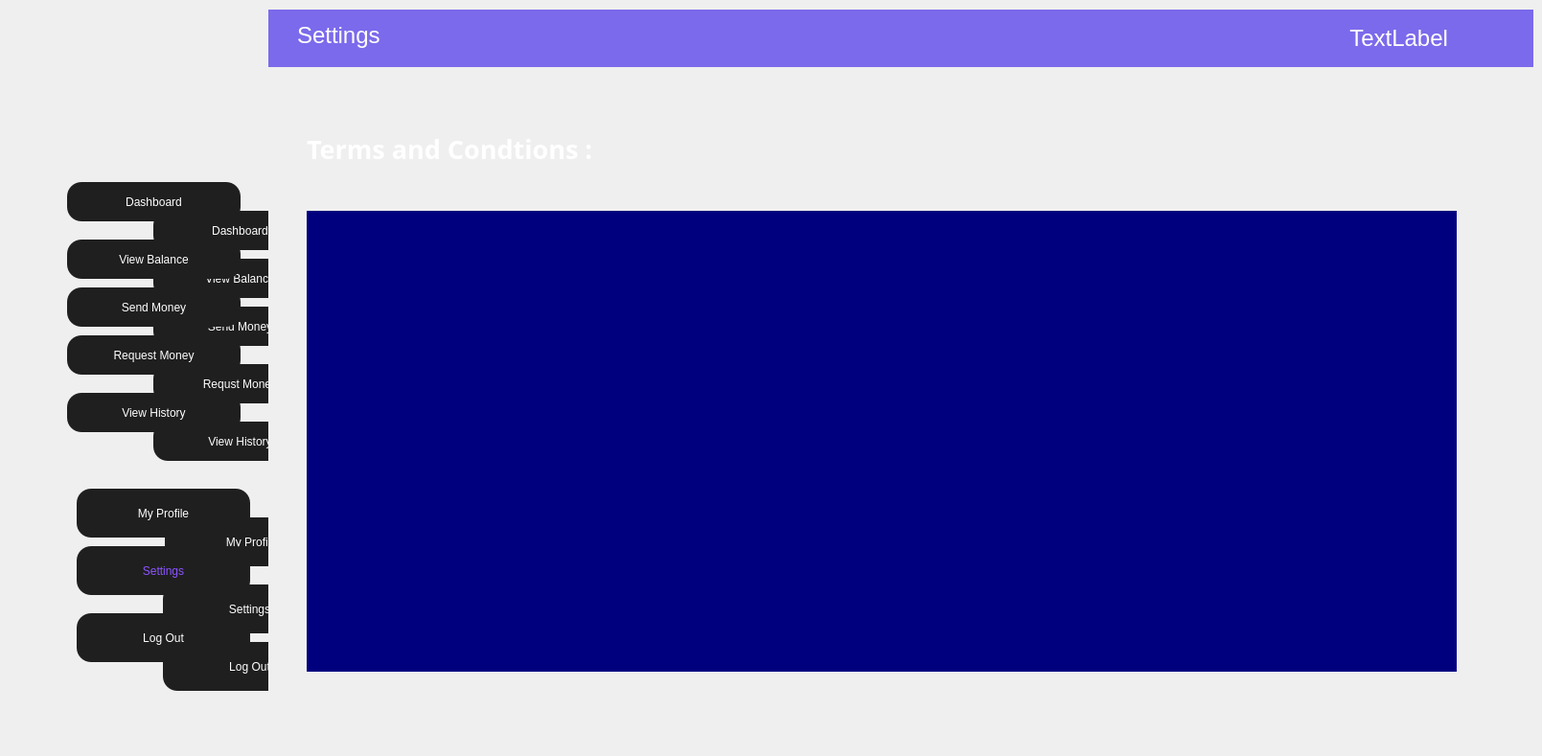
    <widget class="QWidget" name="page_5">
     <widget class="QWidget" name="widget_9" native="true">
      <property name="geometry">
       <rect>
        <x>0</x>
        <y>0</y>
        <width>1600</width>
        <height>780</height>
       </rect>
      </property>
      <widget class="QWidget" name="widget_10" native="true">
       <property name="geometry">
        <rect>
         <x>0</x>
         <y>0</y>
         <width>280</width>
         <height>780</height>
        </rect>
       </property>
       <property name="styleSheet">
        <string notr="true">QPushButton{
	background-color: rgb(31, 31, 31);
	color: rgb(255, 255, 255);
	font: 700 12pt &quot;Arial&quot;;
    border-radius:15px;
}</string>
       </property>
       <widget class="QPushButton" name="pushButton_43">
        <property name="geometry">
         <rect>
          <x>160</x>
          <y>380</y>
          <width>181</width>
          <height>41</height>
         </rect>
        </property>
        <property name="text">
         <string>Requst Money</string>
        </property>
       </widget>
       <widget class="QPushButton" name="pushButton_44">
        <property name="geometry">
         <rect>
          <x>170</x>
          <y>610</y>
          <width>181</width>
          <height>51</height>
         </rect>
        </property>
        <property name="text">
         <string>Settings</string>
        </property>
       </widget>
       <widget class="QPushButton" name="pushButton_45">
        <property name="geometry">
         <rect>
          <x>160</x>
          <y>270</y>
          <width>181</width>
          <height>41</height>
         </rect>
        </property>
        <property name="text">
         <string>View Balance</string>
        </property>
       </widget>
       <widget class="QPushButton" name="pushButton_46">
        <property name="geometry">
         <rect>
          <x>172</x>
          <y>540</y>
          <width>181</width>
          <height>51</height>
         </rect>
        </property>
        <property name="text">
         <string>My Profile</string>
        </property>
       </widget>
       <widget class="QPushButton" name="pushButton_47">
        <property name="geometry">
         <rect>
          <x>160</x>
          <y>220</y>
          <width>181</width>
          <height>41</height>
         </rect>
        </property>
        <property name="text">
         <string>Dashboard</string>
        </property>
       </widget>
       <widget class="QPushButton" name="pushButton_48">
        <property name="geometry">
         <rect>
          <x>160</x>
          <y>440</y>
          <width>181</width>
          <height>41</height>
         </rect>
        </property>
        <property name="styleSheet">
         <string notr="true">background-color: rgb(31, 31, 31);</string>
        </property>
        <property name="text">
         <string>View History</string>
        </property>
       </widget>
       <widget class="QPushButton" name="pushButton_49">
        <property name="geometry">
         <rect>
          <x>160</x>
          <y>320</y>
          <width>181</width>
          <height>41</height>
         </rect>
        </property>
        <property name="text">
         <string>Send Money</string>
        </property>
       </widget>
       <widget class="QPushButton" name="pushButton_50">
        <property name="geometry">
         <rect>
          <x>170</x>
          <y>670</y>
          <width>181</width>
          <height>51</height>
         </rect>
        </property>
        <property name="text">
         <string>Log Out</string>
        </property>
       </widget>
       <widget class="QLabel" name="label_40">
        <property name="geometry">
         <rect>
          <x>0</x>
          <y>10</y>
          <width>281</width>
          <height>780</height>
         </rect>
        </property>
        <property name="styleSheet">
         <string notr="true">background-image: url(:/new/prefix1/leftSide.png);
QPushButton{
	background-color: rgb(31, 31, 31);
	color: rgb(255, 255, 255);
	font: 700 12pt &quot;Arial&quot;;
    border-radius:15px;
}</string>
        </property>
        <property name="text">
         <string/>
        </property>
        <property name="pixmap">
         <pixmap resource="assets.qrc">:/new/prefix1/leftSide.png</pixmap>
        </property>
        <property name="scaledContents">
         <bool>true</bool>
        </property>
       </widget>
       <widget class="QPushButton" name="pushButton_51">
        <property name="geometry">
         <rect>
          <x>70</x>
          <y>410</y>
          <width>181</width>
          <height>41</height>
         </rect>
        </property>
        <property name="styleSheet">
         <string notr="true">background-color: rgb(31, 31, 31);</string>
        </property>
        <property name="text">
         <string>View History</string>
        </property>
       </widget>
       <widget class="QPushButton" name="pushButton_52">
        <property name="geometry">
         <rect>
          <x>80</x>
          <y>640</y>
          <width>181</width>
          <height>51</height>
         </rect>
        </property>
        <property name="text">
         <string>Log Out</string>
        </property>
       </widget>
       <widget class="QPushButton" name="pushButton_53">
        <property name="geometry">
         <rect>
          <x>70</x>
          <y>300</y>
          <width>181</width>
          <height>41</height>
         </rect>
        </property>
        <property name="text">
         <string>Send Money</string>
        </property>
       </widget>
       <widget class="QPushButton" name="pushButton_54">
        <property name="geometry">
         <rect>
          <x>70</x>
          <y>190</y>
          <width>181</width>
          <height>41</height>
         </rect>
        </property>
        <property name="text">
         <string>Dashboard</string>
        </property>
       </widget>
       <widget class="QPushButton" name="pushButton_55">
        <property name="geometry">
         <rect>
          <x>70</x>
          <y>250</y>
          <width>181</width>
          <height>41</height>
         </rect>
        </property>
        <property name="text">
         <string>View Balance</string>
        </property>
       </widget>
       <widget class="QPushButton" name="pushButton_56">
        <property name="geometry">
         <rect>
          <x>80</x>
          <y>510</y>
          <width>181</width>
          <height>51</height>
         </rect>
        </property>
        <property name="text">
         <string>My Profile</string>
        </property>
       </widget>
       <widget class="QPushButton" name="pushButton_57">
        <property name="geometry">
         <rect>
          <x>70</x>
          <y>350</y>
          <width>181</width>
          <height>41</height>
         </rect>
        </property>
        <property name="text">
         <string>Request Money</string>
        </property>
       </widget>
       <widget class="QPushButton" name="pushButton_58">
        <property name="geometry">
         <rect>
          <x>80</x>
          <y>570</y>
          <width>181</width>
          <height>51</height>
         </rect>
        </property>
        <property name="styleSheet">
         <string notr="true">color: rgb(138, 84, 255);</string>
        </property>
        <property name="text">
         <string>Settings</string>
        </property>
       </widget>
      </widget>
      <widget class="QWidget" name="widget_11" native="true">
       <property name="geometry">
        <rect>
         <x>280</x>
         <y>10</y>
         <width>1321</width>
         <height>60</height>
        </rect>
       </property>
       <property name="font">
        <font>
         <pointsize>9</pointsize>
        </font>
       </property>
       <property name="styleSheet">
        <string notr="true">background-color: rgb(123, 106, 235);
</string>
       </property>
       <widget class="QLabel" name="label_41">
        <property name="geometry">
         <rect>
          <x>30</x>
          <y>1</y>
          <width>201</width>
          <height>51</height>
         </rect>
        </property>
        <property name="font">
         <font>
          <family>Segoe UI</family>
          <pointsize>18</pointsize>
          <bold>false</bold>
         </font>
        </property>
        <property name="styleSheet">
         <string notr="true">background-color: rgb(123, 106, 235);
color:rgb(255, 255, 255);</string>
        </property>
        <property name="text">
         <string>Settings</string>
        </property>
       </widget>
       <widget class="QLabel" name="label_42">
        <property name="geometry">
         <rect>
          <x>810</x>
          <y>10</y>
          <width>421</width>
          <height>41</height>
         </rect>
        </property>
        <property name="font">
         <font>
          <family>Segoe UI</family>
          <pointsize>18</pointsize>
          <bold>false</bold>
         </font>
        </property>
        <property name="styleSheet">
         <string notr="true">background-color: rgb(123, 106, 235);
color:rgb(255, 255, 255);
</string>
        </property>
        <property name="text">
         <string>&lt;html&gt;&lt;head/&gt;&lt;body&gt;&lt;p align=&quot;right&quot;&gt;TextLabel&lt;/p&gt;&lt;/body&gt;&lt;/html&gt;</string>
        </property>
       </widget>
      </widget>
      <widget class="QLabel" name="label_43">
       <property name="geometry">
        <rect>
         <x>320</x>
         <y>130</y>
         <width>421</width>
         <height>51</height>
        </rect>
       </property>
       <property name="font">
        <font>
         <family>Arial Black</family>
         <pointsize>20</pointsize>
         <bold>true</bold>
        </font>
       </property>
       <property name="styleSheet">
        <string notr="true">color: rgb(255, 255, 255);</string>
       </property>
       <property name="text">
        <string>Terms and Condtions :</string>
       </property>
      </widget>
      <widget class="QLabel" name="label_44">
       <property name="geometry">
        <rect>
         <x>320</x>
         <y>220</y>
         <width>1200</width>
         <height>481</height>
        </rect>
       </property>
       <property name="styleSheet">
        <string notr="true">color: rgb(255, 255, 255);
background-color: rgb(0, 0, 127);</string>
       </property>
       <property name="text">
        <string/>
       </property>
       <property name="pixmap">
        <pixmap resource="assets2.qrc">:/new/prefix2/terms and condtions.png</pixmap>
       </property>
       <property name="scaledContents">
        <bool>true</bool>
       </property>
      </widget>
     </widget>
    </widget>
